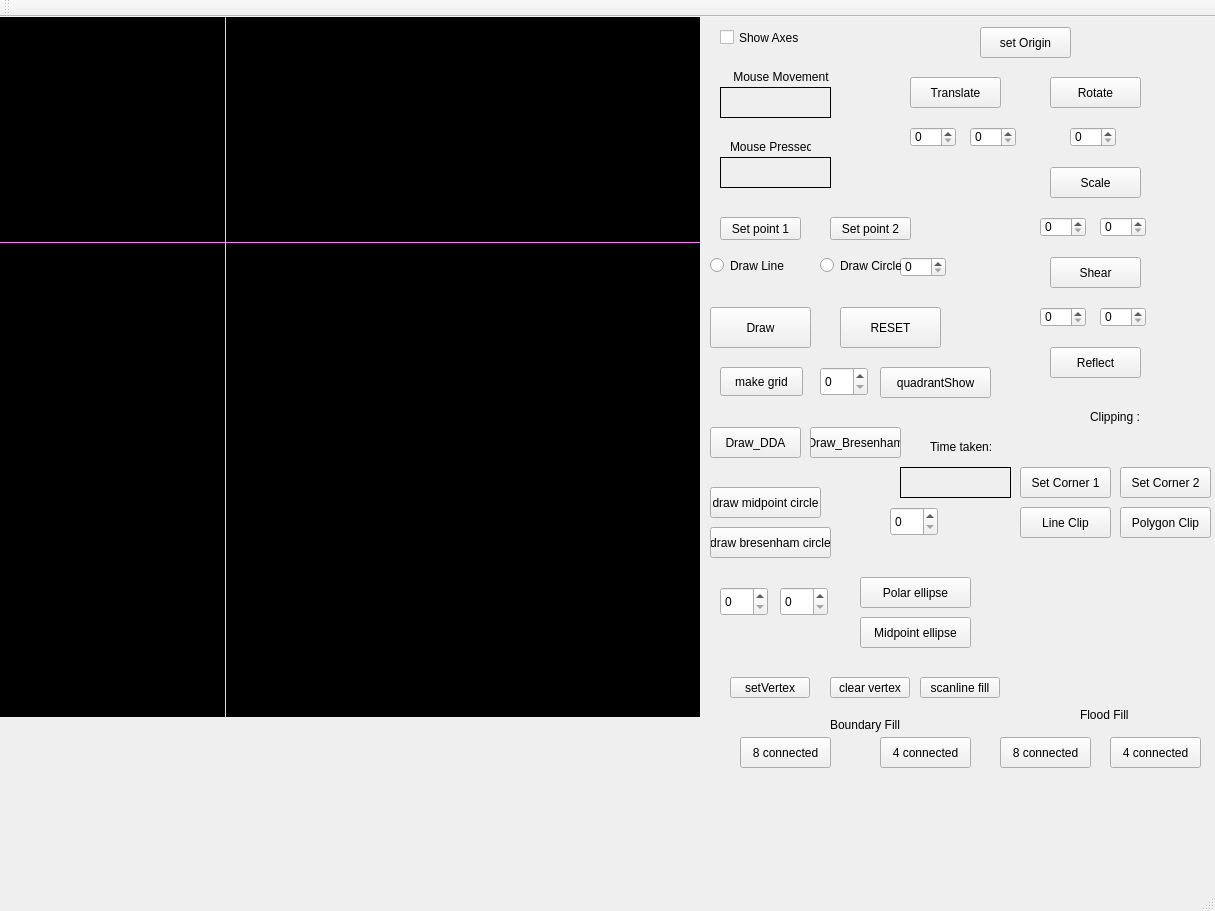
<?xml version="1.0" encoding="UTF-8"?>
<ui version="4.0">
 <class>MainWindow</class>
 <widget class="QMainWindow" name="MainWindow">
  <property name="geometry">
   <rect>
    <x>0</x>
    <y>0</y>
    <width>1215</width>
    <height>911</height>
   </rect>
  </property>
  <property name="windowTitle">
   <string>MainWindow</string>
  </property>
  <widget class="QWidget" name="centralWidget">
   <widget class="my_label" name="frame">
    <property name="geometry">
     <rect>
      <x>0</x>
      <y>0</y>
      <width>700</width>
      <height>700</height>
     </rect>
    </property>
    <property name="cursor">
     <cursorShape>CrossCursor</cursorShape>
    </property>
    <property name="mouseTracking">
     <bool>true</bool>
    </property>
    <property name="styleSheet">
     <string notr="true">background-color: rgb(0, 0, 0);</string>
    </property>
    <property name="frameShape">
     <enum>QFrame::Box</enum>
    </property>
    <property name="lineWidth">
     <number>1</number>
    </property>
    <property name="text">
     <string/>
    </property>
   </widget>
   <widget class="QLabel" name="mouse_movement">
    <property name="geometry">
     <rect>
      <x>720</x>
      <y>70</y>
      <width>111</width>
      <height>31</height>
     </rect>
    </property>
    <property name="frameShape">
     <enum>QFrame::Panel</enum>
    </property>
    <property name="text">
     <string/>
    </property>
   </widget>
   <widget class="QLabel" name="label_3">
    <property name="geometry">
     <rect>
      <x>720</x>
      <y>50</y>
      <width>111</width>
      <height>20</height>
     </rect>
    </property>
    <property name="text">
     <string>    Mouse Movement</string>
    </property>
   </widget>
   <widget class="QLabel" name="mouse_pressed">
    <property name="geometry">
     <rect>
      <x>720</x>
      <y>140</y>
      <width>111</width>
      <height>31</height>
     </rect>
    </property>
    <property name="frameShape">
     <enum>QFrame::Panel</enum>
    </property>
    <property name="text">
     <string/>
    </property>
   </widget>
   <widget class="QLabel" name="label_5">
    <property name="geometry">
     <rect>
      <x>730</x>
      <y>120</y>
      <width>81</width>
      <height>20</height>
     </rect>
    </property>
    <property name="text">
     <string>Mouse Pressed</string>
    </property>
   </widget>
   <widget class="Line" name="x_axis">
    <property name="geometry">
     <rect>
      <x>0</x>
      <y>225</y>
      <width>700</width>
      <height>1</height>
     </rect>
    </property>
    <property name="styleSheet">
     <string notr="true">background-color: rgb(255, 85, 255);</string>
    </property>
    <property name="orientation">
     <enum>Qt::Horizontal</enum>
    </property>
   </widget>
   <widget class="Line" name="y_axis">
    <property name="geometry">
     <rect>
      <x>225</x>
      <y>0</y>
      <width>1</width>
      <height>700</height>
     </rect>
    </property>
    <property name="styleSheet">
     <string notr="true">
background-color: rgb(85, 255, 255);</string>
    </property>
    <property name="orientation">
     <enum>Qt::Vertical</enum>
    </property>
   </widget>
   <widget class="QCheckBox" name="show_axes">
    <property name="geometry">
     <rect>
      <x>720</x>
      <y>10</y>
      <width>91</width>
      <height>21</height>
     </rect>
    </property>
    <property name="text">
     <string>Show Axes</string>
    </property>
   </widget>
   <widget class="QPushButton" name="Draw">
    <property name="geometry">
     <rect>
      <x>710</x>
      <y>290</y>
      <width>101</width>
      <height>41</height>
     </rect>
    </property>
    <property name="text">
     <string>Draw</string>
    </property>
   </widget>
   <widget class="QSpinBox" name="circle_radius">
    <property name="geometry">
     <rect>
      <x>900</x>
      <y>240</y>
      <width>46</width>
      <height>20</height>
     </rect>
    </property>
   </widget>
   <widget class="QRadioButton" name="draw_circle">
    <property name="geometry">
     <rect>
      <x>820</x>
      <y>240</y>
      <width>81</width>
      <height>17</height>
     </rect>
    </property>
    <property name="text">
     <string>Draw Circle</string>
    </property>
   </widget>
   <widget class="QRadioButton" name="draw_line">
    <property name="geometry">
     <rect>
      <x>710</x>
      <y>240</y>
      <width>77</width>
      <height>17</height>
     </rect>
    </property>
    <property name="text">
     <string>Draw Line</string>
    </property>
   </widget>
   <widget class="QPushButton" name="set_point1">
    <property name="geometry">
     <rect>
      <x>720</x>
      <y>200</y>
      <width>81</width>
      <height>23</height>
     </rect>
    </property>
    <property name="text">
     <string>Set point 1</string>
    </property>
   </widget>
   <widget class="QPushButton" name="set_point2">
    <property name="geometry">
     <rect>
      <x>830</x>
      <y>200</y>
      <width>81</width>
      <height>23</height>
     </rect>
    </property>
    <property name="text">
     <string>Set point 2</string>
    </property>
   </widget>
   <widget class="QPushButton" name="resetButton">
    <property name="geometry">
     <rect>
      <x>840</x>
      <y>290</y>
      <width>101</width>
      <height>41</height>
     </rect>
    </property>
    <property name="text">
     <string>RESET</string>
    </property>
   </widget>
   <widget class="QPushButton" name="setgridbutton">
    <property name="geometry">
     <rect>
      <x>720</x>
      <y>350</y>
      <width>83</width>
      <height>29</height>
     </rect>
    </property>
    <property name="text">
     <string>make grid</string>
    </property>
   </widget>
   <widget class="QSpinBox" name="spinBox">
    <property name="geometry">
     <rect>
      <x>820</x>
      <y>350</y>
      <width>48</width>
      <height>29</height>
     </rect>
    </property>
   </widget>
   <widget class="QPushButton" name="quadrantShow">
    <property name="geometry">
     <rect>
      <x>880</x>
      <y>350</y>
      <width>111</width>
      <height>31</height>
     </rect>
    </property>
    <property name="text">
     <string>quadrantShow</string>
    </property>
   </widget>
   <widget class="QPushButton" name="DDALine">
    <property name="geometry">
     <rect>
      <x>710</x>
      <y>410</y>
      <width>91</width>
      <height>31</height>
     </rect>
    </property>
    <property name="text">
     <string>Draw_DDA</string>
    </property>
   </widget>
   <widget class="QPushButton" name="bresenhamLine">
    <property name="geometry">
     <rect>
      <x>810</x>
      <y>410</y>
      <width>91</width>
      <height>31</height>
     </rect>
    </property>
    <property name="text">
     <string>Draw_Bresenham</string>
    </property>
   </widget>
   <widget class="QSpinBox" name="radiusspinbox">
    <property name="geometry">
     <rect>
      <x>890</x>
      <y>490</y>
      <width>48</width>
      <height>29</height>
     </rect>
    </property>
   </widget>
   <widget class="QSpinBox" name="r1spinbox">
    <property name="geometry">
     <rect>
      <x>720</x>
      <y>570</y>
      <width>48</width>
      <height>29</height>
     </rect>
    </property>
   </widget>
   <widget class="QSpinBox" name="r2spinbox">
    <property name="geometry">
     <rect>
      <x>780</x>
      <y>570</y>
      <width>48</width>
      <height>29</height>
     </rect>
    </property>
   </widget>
   <widget class="QPushButton" name="midPointCircle">
    <property name="geometry">
     <rect>
      <x>710</x>
      <y>470</y>
      <width>111</width>
      <height>31</height>
     </rect>
    </property>
    <property name="text">
     <string>draw midpoint circle</string>
    </property>
   </widget>
   <widget class="QPushButton" name="bresenhamCircle">
    <property name="geometry">
     <rect>
      <x>710</x>
      <y>510</y>
      <width>121</width>
      <height>31</height>
     </rect>
    </property>
    <property name="text">
     <string>draw bresenham circle</string>
    </property>
   </widget>
   <widget class="QPushButton" name="PollarEllipse">
    <property name="geometry">
     <rect>
      <x>860</x>
      <y>560</y>
      <width>111</width>
      <height>31</height>
     </rect>
    </property>
    <property name="text">
     <string>Polar ellipse</string>
    </property>
   </widget>
   <widget class="QPushButton" name="setvertex">
    <property name="geometry">
     <rect>
      <x>730</x>
      <y>660</y>
      <width>80</width>
      <height>21</height>
     </rect>
    </property>
    <property name="text">
     <string>setVertex</string>
    </property>
   </widget>
   <widget class="QPushButton" name="clearvertex">
    <property name="geometry">
     <rect>
      <x>830</x>
      <y>660</y>
      <width>80</width>
      <height>21</height>
     </rect>
    </property>
    <property name="text">
     <string>clear vertex</string>
    </property>
   </widget>
   <widget class="QPushButton" name="scanlinefill">
    <property name="geometry">
     <rect>
      <x>920</x>
      <y>660</y>
      <width>80</width>
      <height>21</height>
     </rect>
    </property>
    <property name="text">
     <string>scanline fill</string>
    </property>
   </widget>
   <widget class="QPushButton" name="boundaryfill2">
    <property name="geometry">
     <rect>
      <x>740</x>
      <y>720</y>
      <width>91</width>
      <height>31</height>
     </rect>
    </property>
    <property name="text">
     <string>8 connected</string>
    </property>
   </widget>
   <widget class="QPushButton" name="boundaryfill1">
    <property name="geometry">
     <rect>
      <x>880</x>
      <y>720</y>
      <width>91</width>
      <height>31</height>
     </rect>
    </property>
    <property name="text">
     <string>4 connected</string>
    </property>
   </widget>
   <widget class="QLabel" name="timeValue">
    <property name="geometry">
     <rect>
      <x>900</x>
      <y>450</y>
      <width>111</width>
      <height>31</height>
     </rect>
    </property>
    <property name="frameShape">
     <enum>QFrame::Panel</enum>
    </property>
    <property name="text">
     <string/>
    </property>
   </widget>
   <widget class="QPushButton" name="MidpointEllipse">
    <property name="geometry">
     <rect>
      <x>860</x>
      <y>600</y>
      <width>111</width>
      <height>31</height>
     </rect>
    </property>
    <property name="text">
     <string>Midpoint ellipse</string>
    </property>
   </widget>
   <widget class="QLabel" name="label_6">
    <property name="geometry">
     <rect>
      <x>930</x>
      <y>420</y>
      <width>81</width>
      <height>20</height>
     </rect>
    </property>
    <property name="text">
     <string>Time taken:</string>
    </property>
   </widget>
   <widget class="QLabel" name="label">
    <property name="geometry">
     <rect>
      <x>830</x>
      <y>700</y>
      <width>71</width>
      <height>16</height>
     </rect>
    </property>
    <property name="text">
     <string>Boundary Fill</string>
    </property>
   </widget>
   <widget class="QLabel" name="label_2">
    <property name="geometry">
     <rect>
      <x>1080</x>
      <y>690</y>
      <width>71</width>
      <height>16</height>
     </rect>
    </property>
    <property name="text">
     <string>Flood Fill</string>
    </property>
   </widget>
   <widget class="QPushButton" name="floodfill">
    <property name="geometry">
     <rect>
      <x>1110</x>
      <y>720</y>
      <width>91</width>
      <height>31</height>
     </rect>
    </property>
    <property name="text">
     <string>4 connected</string>
    </property>
   </widget>
   <widget class="QPushButton" name="floodfill_2">
    <property name="geometry">
     <rect>
      <x>1000</x>
      <y>720</y>
      <width>91</width>
      <height>31</height>
     </rect>
    </property>
    <property name="text">
     <string>8 connected</string>
    </property>
   </widget>
   <widget class="QPushButton" name="translate">
    <property name="geometry">
     <rect>
      <x>910</x>
      <y>60</y>
      <width>91</width>
      <height>31</height>
     </rect>
    </property>
    <property name="text">
     <string>Translate</string>
    </property>
   </widget>
   <widget class="QSpinBox" name="tx">
    <property name="geometry">
     <rect>
      <x>910</x>
      <y>110</y>
      <width>46</width>
      <height>20</height>
     </rect>
    </property>
   </widget>
   <widget class="QSpinBox" name="ty">
    <property name="geometry">
     <rect>
      <x>970</x>
      <y>110</y>
      <width>46</width>
      <height>20</height>
     </rect>
    </property>
   </widget>
   <widget class="QPushButton" name="rotate">
    <property name="geometry">
     <rect>
      <x>1050</x>
      <y>60</y>
      <width>91</width>
      <height>31</height>
     </rect>
    </property>
    <property name="text">
     <string>Rotate</string>
    </property>
   </widget>
   <widget class="QSpinBox" name="degree">
    <property name="geometry">
     <rect>
      <x>1070</x>
      <y>110</y>
      <width>46</width>
      <height>20</height>
     </rect>
    </property>
   </widget>
   <widget class="QPushButton" name="setOriginButton">
    <property name="geometry">
     <rect>
      <x>980</x>
      <y>10</y>
      <width>91</width>
      <height>31</height>
     </rect>
    </property>
    <property name="text">
     <string>set Origin</string>
    </property>
   </widget>
   <widget class="QLabel" name="originValue">
    <property name="geometry">
     <rect>
      <x>1090</x>
      <y>20</y>
      <width>81</width>
      <height>20</height>
     </rect>
    </property>
    <property name="text">
     <string/>
    </property>
   </widget>
   <widget class="QPushButton" name="scale">
    <property name="geometry">
     <rect>
      <x>1050</x>
      <y>150</y>
      <width>91</width>
      <height>31</height>
     </rect>
    </property>
    <property name="text">
     <string>Scale</string>
    </property>
   </widget>
   <widget class="QSpinBox" name="sx">
    <property name="geometry">
     <rect>
      <x>1040</x>
      <y>200</y>
      <width>46</width>
      <height>20</height>
     </rect>
    </property>
   </widget>
   <widget class="QSpinBox" name="sy">
    <property name="geometry">
     <rect>
      <x>1100</x>
      <y>200</y>
      <width>46</width>
      <height>20</height>
     </rect>
    </property>
   </widget>
   <widget class="QSpinBox" name="shy">
    <property name="geometry">
     <rect>
      <x>1100</x>
      <y>290</y>
      <width>46</width>
      <height>20</height>
     </rect>
    </property>
   </widget>
   <widget class="QSpinBox" name="shx">
    <property name="geometry">
     <rect>
      <x>1040</x>
      <y>290</y>
      <width>46</width>
      <height>20</height>
     </rect>
    </property>
   </widget>
   <widget class="QPushButton" name="shear">
    <property name="geometry">
     <rect>
      <x>1050</x>
      <y>240</y>
      <width>91</width>
      <height>31</height>
     </rect>
    </property>
    <property name="text">
     <string>Shear</string>
    </property>
   </widget>
   <widget class="QPushButton" name="reflection">
    <property name="geometry">
     <rect>
      <x>1050</x>
      <y>330</y>
      <width>91</width>
      <height>31</height>
     </rect>
    </property>
    <property name="text">
     <string>Reflect</string>
    </property>
   </widget>
   <widget class="QLabel" name="label_7">
    <property name="geometry">
     <rect>
      <x>1090</x>
      <y>390</y>
      <width>81</width>
      <height>20</height>
     </rect>
    </property>
    <property name="text">
     <string>Clipping :</string>
    </property>
   </widget>
   <widget class="QPushButton" name="setCorner1">
    <property name="geometry">
     <rect>
      <x>1020</x>
      <y>450</y>
      <width>91</width>
      <height>31</height>
     </rect>
    </property>
    <property name="text">
     <string>Set Corner 1</string>
    </property>
   </widget>
   <widget class="QPushButton" name="setCorner2">
    <property name="geometry">
     <rect>
      <x>1120</x>
      <y>450</y>
      <width>91</width>
      <height>31</height>
     </rect>
    </property>
    <property name="text">
     <string>Set Corner 2</string>
    </property>
   </widget>
   <widget class="QPushButton" name="lineClipping">
    <property name="geometry">
     <rect>
      <x>1020</x>
      <y>490</y>
      <width>91</width>
      <height>31</height>
     </rect>
    </property>
    <property name="text">
     <string>Line Clip</string>
    </property>
   </widget>
   <widget class="QPushButton" name="polygonClipping">
    <property name="geometry">
     <rect>
      <x>1120</x>
      <y>490</y>
      <width>91</width>
      <height>31</height>
     </rect>
    </property>
    <property name="text">
     <string>Polygon Clip</string>
    </property>
   </widget>
  </widget>
  <widget class="QMenuBar" name="menuBar">
   <property name="geometry">
    <rect>
     <x>0</x>
     <y>0</y>
     <width>1215</width>
     <height>19</height>
    </rect>
   </property>
  </widget>
  <widget class="QToolBar" name="mainToolBar">
   <attribute name="toolBarArea">
    <enum>TopToolBarArea</enum>
   </attribute>
   <attribute name="toolBarBreak">
    <bool>false</bool>
   </attribute>
  </widget>
  <widget class="QStatusBar" name="statusBar"/>
 </widget>
 <layoutdefault spacing="6" margin="11"/>
 <customwidgets>
  <customwidget>
   <class>my_label</class>
   <extends>QLabel</extends>
   <header location="global">my_label.h</header>
  </customwidget>
 </customwidgets>
 <resources/>
 <connections/>
</ui>
